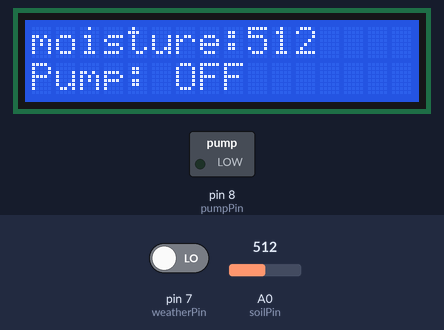
Bench run of a sketch on a simulated Arduino Uno, built with avr-gcc and run on an emulated ATmega328P. Parts: 16×2 character LCD, switched loads named in the sketch (green lamp = pin HIGH). The test bench sets the inputs (shaded band); at power-on: A0 (soilPin) = 512, pin 7 (weatherPin) LOW.

Above: at 3.2 s.
3.3 s: A0 (soilPin) set to 414
At 4.8 s:
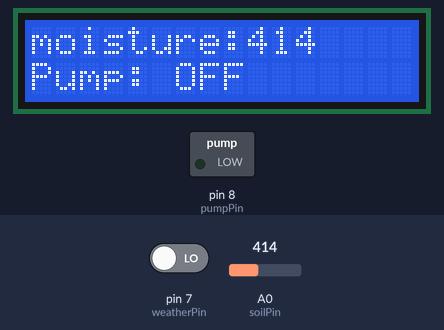
5.5 s: A0 (soilPin) set to 382
At 6.6 s:
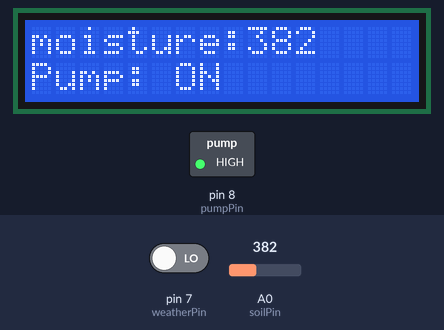
7.5 s: pin 7 (weatherPin) driven HIGH
At 8.5 s:
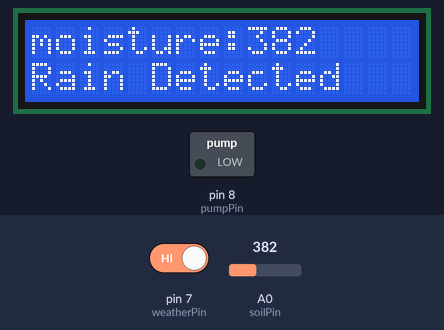
9.5 s: pin 7 (weatherPin) driven LOW
At 11.3 s:
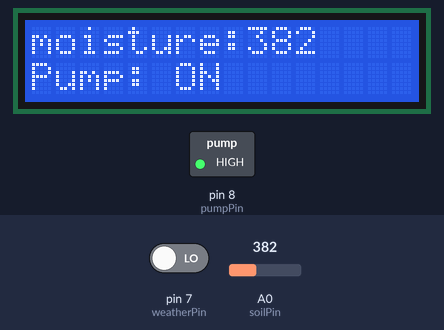
11.6 s: A0 (soilPin) set to 410
At 13.3 s:
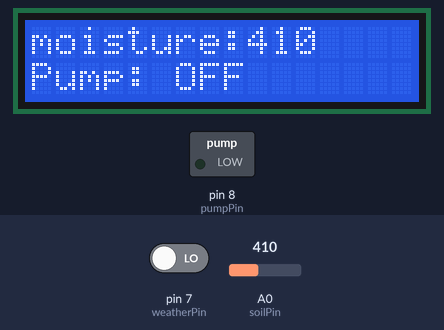
Timing chart, 0 to 14.6 s (numbered marks = the images above; inputs shaded):
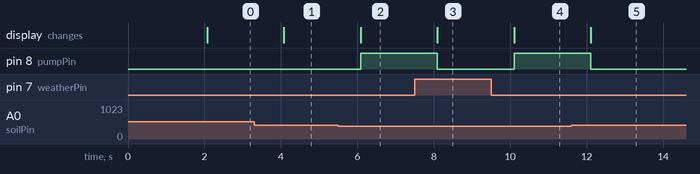

Measured:
- the behaviour switches between 400 and 399 on A0 (soilPin) (found by bisection; images 1 and 2)
- after the input at 3.3 s, the display: changes after 0.78 s (image 1)
- after the input at 5.5 s, pin 8 (pumpPin): LOW → HIGH after 0.59 s; the display: changes after 0.59 s (image 2)
- after the input at 7.5 s, pin 8 (pumpPin): HIGH → LOW after 0.60 s; the display: changes after 0.60 s (image 3)
- after the input at 9.5 s, pin 8 (pumpPin): LOW → HIGH after 0.60 s; the display: changes after 0.61 s (image 4)
- after the input at 11.6 s, pin 8 (pumpPin): HIGH → LOW after 0.51 s; the display: changes after 0.51 s (image 5)

The sketch:

copy_of_terrific_inari_kasi1.ino
```cpp
#include <LiquidCrystal.h>

// LCD pins: RS, E, D4, D5, D6, D7
LiquidCrystal lcd(12, 11, 5, 4, 3, 2);

// Pin definitions
int soilPin = A0;
int pumpPin = 8;
int weatherPin = 7;   // Slide switch for weather (RAIN / NO RAIN)

// Threshold
int soilThreshold = 400;  // Adjust based on calibration

void setup() {
  pinMode(pumpPin, OUTPUT);
  pinMode(weatherPin, INPUT);

  lcd.begin(16, 2);
  lcd.print("Smart Irrigation");
  delay(2000);
  lcd.clear();
}

void loop() {
  int soilValue = analogRead(soilPin);
  int weatherState = digitalRead(weatherPin); // HIGH = Rain

  // Display soil value
  lcd.setCursor(0, 0);
  lcd.print("moisture:");
  lcd.print(soilValue);
  lcd.print("   ");

  // WEATHER CHECK FIRST
  if (weatherState == HIGH) {
    // Rain condition
    digitalWrite(pumpPin, LOW);
    lcd.setCursor(0, 1);
    lcd.print("Rain Detected ");
  }
  else {
    // No rain → Check soil
    if (soilValue < soilThreshold) {
      digitalWrite(pumpPin, HIGH);
      lcd.setCursor(0, 1);
      lcd.print("Pump: ON      ");
    }
    else {
      digitalWrite(pumpPin, LOW);
      lcd.setCursor(0, 1);
      lcd.print("Pump: OFF     ");
    }
  }

  delay(1000);
}
```
